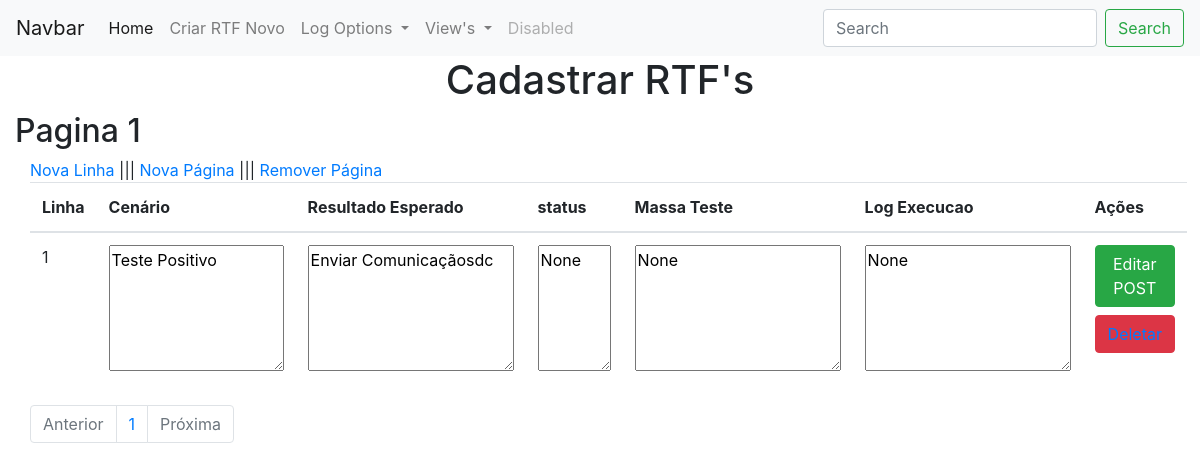
The app's page /viewCenarios/1/1 with its own data.
### app.py (models this page shows, shortened)
class Pagina(db.Model):
    id_pagina = db.Column("id_pagina", db.Integer, primary_key=True, autoincrement=True)
    id_rtf = db.Column(db.Integer, db.ForeignKey('rt_fs.id'))  # o db por alguma razão chamou RTFs de rt_fs
    numero = db.Column(db.Integer)
    nome = db.Column(db.String(30))
    cenarios = db.relationship('Cenarios', backref='pagina_class')

class Cenarios(db.Model):
    id_cenario = db.Column("id_cenario", db.Integer, primary_key=True, autoincrement=True)
    id_rtf = db.Column(db.Integer, db.ForeignKey('rt_fs.id'))  # o db por alguma razão chamou RTFs de rt_fs
    id_pagina = db.Column(db.Integer, db.ForeignKey('pagina.id_pagina'))
    pagina = db.Column(db.Integer)
    linha = db.Column(db.Integer)
    cenario = db.Column(db.String(250))
    resultado_esperado = db.Column(db.String(250))
    status = db.Column(db.Integer)
    massa_teste = db.Column(db.String(250))
    log_execucao = db.Column(db.String(10000))

### app.py (the view)
@app.route("/viewCenarios/<int:id_rtf>/<int:pagina>")
def viewCenarios(id_rtf, pagina):
    cenarios = Cenarios.query.filter_by(id_rtf=id_rtf, pagina=pagina)
    cenario1 = Cenarios.query.filter_by(id_rtf=id_rtf).first()
    try:
        qtd_pages = cenario1.rtfs.qtd_pages  # tenta pegar a qtd_paginas, se n conseguir, o array está vazio
        nome_pagina = cenario1.pagina_class.nome
        return render_template("viewCenarios.html", values=cenarios, id_rtf=id_rtf, pagina=pagina, qtd_pages=qtd_pages, nome_pagina=nome_pagina)
    except AttributeError:
        rtf = RTFs.query.get(id_rtf)
        rtf.qtd_pages = 1
        pagina = Pagina.query.filter_by(id_rtf=id_rtf, numero=pagina).first()
        if pagina is None or pagina.nome is None:
            pagina = Pagina(id_rtf, 1, f"Pagina {1}")
            db.session.add(pagina)
        db.session.commit()
        flash('RTF está sem nenhum cenário! Adicione o primeiro ;D')
        return render_template("adicionar_cenario.html", id_rtf=id_rtf, pagina=1)

### templates/viewCenarios.html (shortened to what this page needs)
{% extends "base.html" %}
{% block content%}
    <h2>{{nome_pagina}}</h2>
    <div class="container">
        <div class="row">
            <div class="col-xs-12">
                <a href="{{url_for('add_cenario', id_rtf=id_rtf, pagina=pagina)}}">Nova Linha</a>
                |||
                <a href="{{url_for('add_pagina', id_rtf=id_rtf, pagina_atual=pagina)}}">Nova Página</a>
                |||
                <a href="{{url_for('delete_pagina', id_rtf=id_rtf, pagina=pagina)}}">Remover Página</a>
            </div>
            <div class="col-xs-12">
                <table class="table">
                    <thead>
                        <th>Linha</th>
                        <th>Cenário</th>
                        <th>Resultado Esperado</th>
                        <th>status</th>
                        <th>Massa Teste</th>
                        <th>Log Execucao</th>
                        <th>Ações</th>
                    </thead>
                    <tbody>
                        {% for item in values %}
                            <form action="{{url_for('edit_cenario', id_rtf=item.id_rtf, pagina=item.pagina, linha=item.linha)}}" method="POST">
                                <tr>
                                    <td>{{ item.linha }}</td>
                                    <td><textarea name="cenario" id="cenario" cols="15" rows="5">{{ item.cenario }}</textarea></td>
                                    <td><textarea name="resultado_esperado" id="resultado_esperado" cols="18" rows="5">{{ item.resultado_esperado }}</textarea></td>
                                    <td><textarea name="status" id="status" cols="5" rows="5">{{ item.status }}</textarea></td>
                                    <td><textarea name="massa_teste" id="massa_teste" cols="18" rows="5">{{ item.massa_teste }}</textarea></td>
                                    <td><textarea name="log_execucao" id="log_execucao" cols="18" rows="5">{{ item.log_execucao }}</textarea></td>
                                    <td>
                                        <button type="submit" class="btn btn-block btn-success">Editar POST</button>
                                        <button class="btn btn-block btn-danger"><a href="{{url_for('delete_cenario', id_rtf=item.id_rtf, pagina=item.pagina, linha=item.linha)}}">Deletar</a></button>
                                    </td>
                                </tr>
                            </form>
                        {% endfor %}
                    </tbody>
                </table>
                <nav aria-label="...">
                    <ul class="pagination">
                        {% if pagina==1 %}
                            <li class="page-item disabled">
                                <a class="page-link" href="#" tabindex="-1">Anterior</a>
                            </li>
                        {% else %}
                            <li class="page-item">
                                <a class="page-link" href="{{url_for('viewCenarios', id_rtf=id_rtf, pagina=pagina-1)}}">Anterior</a>
                            </li>
                        {% endif %}
                        {% for page in range(qtd_pages) %}
                            <li class="page-item">
                                <a class="page-link" href="{{url_for('viewCenarios', id_rtf=id_rtf, pagina=page+1)}}">{{ page+1 }}</a>
                            </li>
                        {% endfor %}
                        {% if pagina==qtd_pages %}
                            <li class="page-item disabled">
                                <a class="page-link" href="#" tabindex="-1">Próxima</a>
                            </li>
                        {% else %}
                            <li class="page-item">
                                <a class="page-link" href="{{url_for('viewCenarios', id_rtf=id_rtf, pagina=pagina+1)}}">Próxima</a>
                            </li>
                        {% endif %}
                    </ul>
                </nav>
            </div>
        </div>
    </div>
{% endblock %}

### records on screen
Pagina: nome "Pagina 1"
Cenarios: linha "1", cenario "Teste Positivo", resultado_esperado "Enviar Comunicaçãosdc", status "None", massa_teste "None", log_execucao "None"

### other values on screen
{{ page+1 }} "1"
